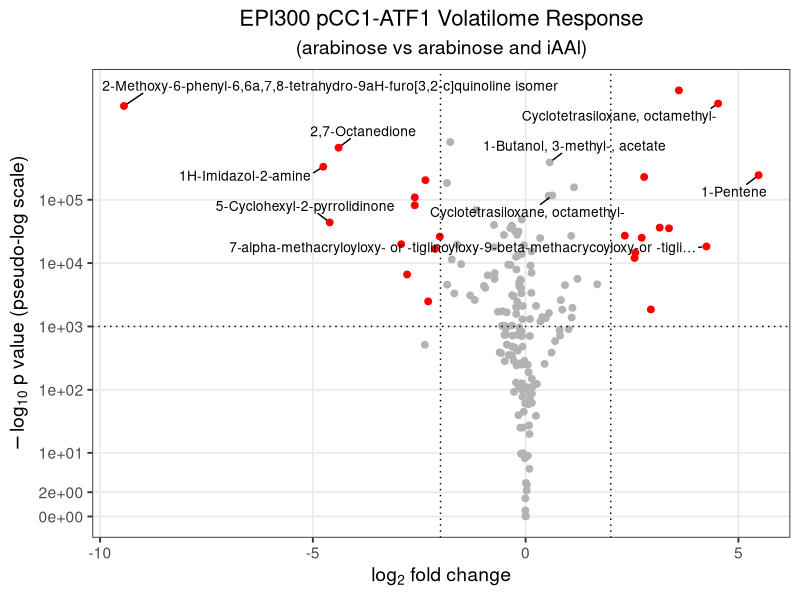
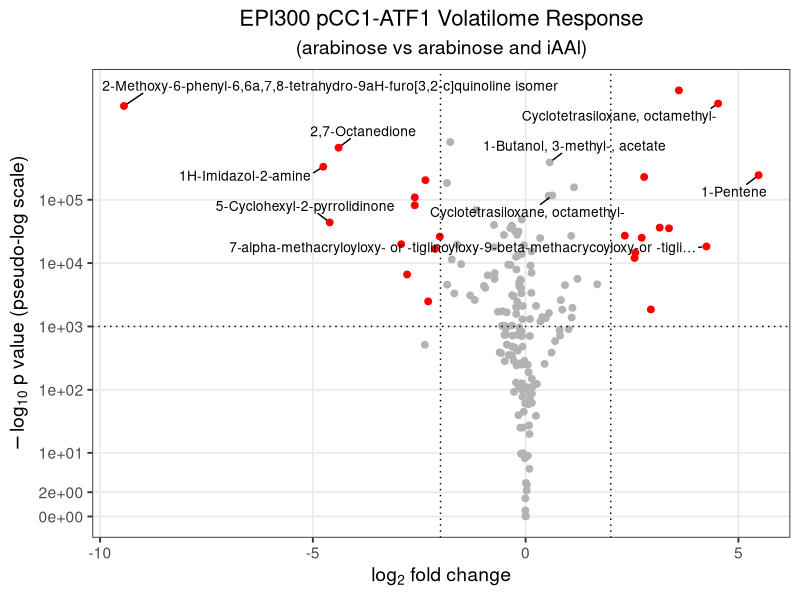

These figures' R source, in order:
# ============================================================
# Volcano plot: EPI300_pCC1_ATF1
# Ara_iAAL vs Ara
# ============================================================

library(tidyverse)
library(ggrepel)
library(scales)

# ---- 1. Load data ------------------------------------------------

df <- read_csv("EPI300_pCC1_ATF1_AraAraiAAlODCla.csv",
               show_col_types = FALSE)

# Force the count columns to numeric. A stray non-numeric entry
# (e.g. "Find by Chromatogram Deconvolution" instead of a peak area)
# will make read_csv() import the WHOLE column as character, which
# then breaks sum()/arithmetic below. suppressWarnings() here is
# intentional: any cell that can't convert becomes NA, and gets
# reported and dropped in the next step.
df <- df %>%
  mutate(
    EPI300_pCC1_ATF1_Ara      = suppressWarnings(as.numeric(EPI300_pCC1_ATF1_Ara)),
    EPI300_pCC1_ATF1_Ara_iAAL = suppressWarnings(as.numeric(EPI300_pCC1_ATF1_Ara_iAAL))
  )

dropped <- df %>%
  filter(is.na(EPI300_pCC1_ATF1_Ara) | is.na(EPI300_pCC1_ATF1_Ara_iAAL))

if (nrow(dropped) > 0) {
  message(sprintf("Dropping %d row(s) with missing/non-numeric values:", nrow(dropped)))
  print(dropped %>% select(Name, EPI300_pCC1_ATF1_Ara, EPI300_pCC1_ATF1_Ara_iAAL),
        n = nrow(dropped))
}

df <- df %>%
  filter(
    !is.na(EPI300_pCC1_ATF1_Ara),
    !is.na(EPI300_pCC1_ATF1_Ara_iAAL)
  )

# ---- 2. Fold Change ---------------------------------------------

total_Ara <- sum(df$EPI300_pCC1_ATF1_Ara)
total_iAAL <- sum(df$EPI300_pCC1_ATF1_Ara_iAAL)

df <- df %>%
  mutate(
    prop_Ara  = EPI300_pCC1_ATF1_Ara / total_Ara,
    prop_iAAL = EPI300_pCC1_ATF1_Ara_iAAL / total_iAAL,
    log2FC    = log2(prop_iAAL / prop_Ara)
  )

# ---- 3. Significance --------------------------------------------

df <- df %>%
  rowwise() %>%
  mutate(
    p_pool =
      (EPI300_pCC1_ATF1_Ara +
         EPI300_pCC1_ATF1_Ara_iAAL) /
      (total_Ara + total_iAAL),
    
    se =
      sqrt(
        p_pool * (1 - p_pool) *
          (1 / total_Ara + 1 / total_iAAL)
      ),
    
    z = (prop_iAAL - prop_Ara) / se,
    
    log_p_one_tail =
      pnorm(-abs(z), log.p = TRUE),
    
    neglog10p =
      -(log_p_one_tail + log(2)) / log(10)
  ) %>%
  ungroup()

# ---- 4. Significance thresholds ---------------------------------

fc_cutoff <- 2
p_cutoff  <- 1000

df <- df %>%
  mutate(
    significant =
      abs(log2FC) > fc_cutoff &
      neglog10p > p_cutoff
  )

# ---- 5. Labels --------------------------------------------------

# Compounds that should always be labeled, regardless of significance
forced_labels <- c(
  "1-Butanol, 3-methyl-, acetate",
  "1-Butanol, 3-methyl-"
)

n_per_side <- 4  # top N over-expressed + top N under-expressed

# Figure out which side each forced label belongs to, from its own
# log2FC sign (not just among the "significant" points), so it still
# gets labeled even if it falls just short of the significance cutoff
forced_sign <- df %>%
  filter(Name %in% forced_labels) %>%
  distinct(Name, .keep_all = TRUE) %>%
  select(Name, log2FC)

forced_over  <- forced_sign %>% filter(log2FC > 0) %>% pull(Name)
forced_under <- forced_sign %>% filter(log2FC < 0) %>% pull(Name)

sig_df <- df %>%
  filter(significant) %>%
  distinct(Name, .keep_all = TRUE)

# Over-expressed (log2FC > 0): reserve slots for any forced labels on
# this side, then fill the rest with the largest positive log2FC values
top_over <- sig_df %>%
  filter(log2FC > 0, !(Name %in% forced_labels)) %>%
  slice_max(log2FC,
            n = max(n_per_side - length(forced_over), 0),
            with_ties = FALSE) %>%
  pull(Name)

# Under-expressed (log2FC < 0): same idea, using the most negative values
top_under <- sig_df %>%
  filter(log2FC < 0, !(Name %in% forced_labels)) %>%
  slice_min(log2FC,
            n = max(n_per_side - length(forced_under), 0),
            with_ties = FALSE) %>%
  pull(Name)

top_labels <- c(forced_over, top_over, forced_under, top_under)

df <- df %>%
  mutate(
    label = ifelse(Name %in% top_labels,
                   Name,
                   NA)
  )

# ---- 6. Volcano Plot --------------------------------------------

p <- ggplot(df,
            aes(x = log2FC,
                y = neglog10p)) +
  
  geom_point(
    aes(color = significant),
    size = 2
  ) +
  
  scale_color_manual(
    values = c(
      "TRUE" = "red",
      "FALSE" = "grey70"
    )
  ) +
  
  geom_vline(
    xintercept = c(-fc_cutoff, fc_cutoff),
    linetype = "dotted"
  ) +
  
  geom_hline(
    yintercept = p_cutoff,
    linetype = "dotted"
  ) +
  
  geom_text_repel(
    aes(label = label),
    size = 3.5,
    max.overlaps = Inf,
    segment.color = "black",
    box.padding = 0.5,
    point.padding = 0.3,
    min.segment.length = 0,
    force = 2,
    seed = 42
  ) +
  
  scale_y_continuous(
    trans = pseudo_log_trans(base = 10),
    breaks = c(
      0, 2, 10, 100,
      1000, 10000, 100000
    )
  ) +
  
  labs(
    title = "EPI300 pCC1-ATF1 Volatilome Response",
    subtitle = "(arabinose vs arabinose and iAAl)",
    x = expression(log[2] ~ fold ~ change),
    y = expression(-log[10] ~ p ~ value ~ "(pseudo-log scale)")
  ) +
  
  theme_bw(base_size = 14) +
  
  theme(
    plot.title = element_text(
      hjust = 0.5,
      size = 16
    ),
    plot.subtitle = element_text(hjust = 0.5),
    panel.grid.minor = element_blank(),
    legend.position = "none"
  )

print(p)

ggsave("EPI300_ATF1_AraAraiAAL.png",  p,width = 10,  height = 8,  dpi = 300)
